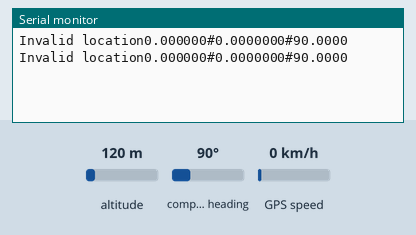
Recording of a sketch running on a simulated Arduino Uno, built with avr-gcc and run on an emulated ATmega328P. Shown: the last lines printed to the serial monitor. The inputs (shaded band) are chosen by the test bench; at power-on: compass heading 90°, altitude 120 m, GPS speed 0 km/h. The GPS gets a fix after 3 s at 37.7749, -122.4194 with 8 satellites.

Above: at 1.2 s.
1.3 s: compass heading set to 7°
At 3.7 s:
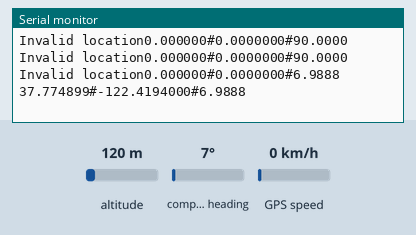
5.4 s: compass heading set to 90°
At 7.0 s:
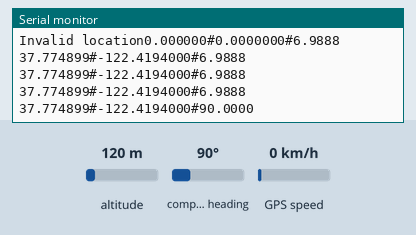

Measured:
- after the input at 1.3 s, the serial monitor: prints a new line after 0.75 s (image 1)
- after the input at 5.4 s, the serial monitor: prints a new line after 0.75 s (image 2)

The sketch:

MASTER_SOFTWARE_SERIAL.ino
```cpp
#include <TinyGPS++.h>
#include <SoftwareSerial.h>
#include <Wire.h>
#include <MechaQMC5883.h>

TinyGPSPlus gps;

//#define SLAVE_ADDRESS = 9; //alamat slave
//#define ANSWERSIZE 5

SoftwareSerial ss(2,3); //RX, TX
MechaQMC5883 qmc;

const float fullCircle = 360.0;
const float rad2deg = 180.0 / PI;
float x;
float y;
float h_e;//heading error
float latitude, longitude;
/*struct MyData {
  double latitude;
  double longitude;
};
MyData data;*/

void setup() {
  Serial.begin(9600);
  ss.begin(9600);
  Wire.begin();
  qmc.init ();
}

void loop() {
  while (ss.available() > 0){
    if (gps.encode(ss.read())){
      //getInfo();

    if (gps.location.isValid()){
    latitude = gps.location.lat();
    longitude = gps.location.lng();
  }

    else{
    Serial.print("Invalid location");
  }
int x, y, z, heading;
    qmc.read (&x, &y, &z);

    //set declination on your location and fix heading
    //you can find your declination on: http://magnetic-declination.com/
    //(+)positive or (-) for negative
// for bytom/ poland declination angle is 4'26E (positive)
//Formula: (deg + (min 60.0)) / (180/M_PI);
//float declinationAngle = (4.0 + (26.0/60.0))/(180/M_PI);


    h_e= atan2 ((double)y,(double)x) *rad2deg ;


//periksa heading <0 deg dan heading >360deg

    if (h_e > fullCircle)
          {
          h_e -= fullCircle;
          }
          if (heading < 0.0)
          {
          h_e += fullCircle;
          }


  // nilai berbentuk sendData = "106.000381#8.3993"
  String sendData = String(latitude,6) + "#" + String(longitude,7) +"#"+ String (h_e,4);
  Serial.println(sendData);
  delay(1000);

 }
}
}
```
